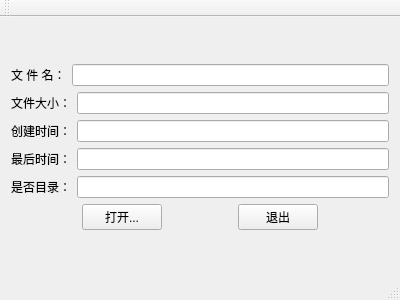
<?xml version="1.0" encoding="UTF-8"?>
<ui version="4.0">
 <class>MainWindow</class>
 <widget class="QMainWindow" name="MainWindow">
  <property name="geometry">
   <rect>
    <x>0</x>
    <y>0</y>
    <width>400</width>
    <height>300</height>
   </rect>
  </property>
  <property name="windowTitle">
   <string>MainWindow</string>
  </property>
  <widget class="QWidget" name="centralWidget">
   <layout class="QVBoxLayout" name="verticalLayout_3">
    <item>
     <layout class="QVBoxLayout" name="verticalLayout_2">
      <item>
       <layout class="QVBoxLayout" name="verticalLayout">
        <item>
         <layout class="QHBoxLayout" name="horizontalLayout">
          <item>
           <widget class="QLabel" name="labelName">
            <property name="text">
             <string>文 件 名：</string>
            </property>
           </widget>
          </item>
          <item>
           <widget class="QLineEdit" name="lineEditName"/>
          </item>
         </layout>
        </item>
        <item>
         <layout class="QHBoxLayout" name="horizontalLayout_2">
          <item>
           <widget class="QLabel" name="labelSize">
            <property name="text">
             <string>文件大小：</string>
            </property>
           </widget>
          </item>
          <item>
           <widget class="QLineEdit" name="lineEditSize"/>
          </item>
         </layout>
        </item>
        <item>
         <layout class="QHBoxLayout" name="horizontalLayout_3">
          <item>
           <widget class="QLabel" name="labelCreate">
            <property name="text">
             <string>创建时间：</string>
            </property>
           </widget>
          </item>
          <item>
           <widget class="QLineEdit" name="lineEditCreate"/>
          </item>
         </layout>
        </item>
        <item>
         <layout class="QHBoxLayout" name="horizontalLayout_4">
          <item>
           <widget class="QLabel" name="labelLast">
            <property name="text">
             <string>最后时间：</string>
            </property>
           </widget>
          </item>
          <item>
           <widget class="QLineEdit" name="lineEditLast"/>
          </item>
         </layout>
        </item>
        <item>
         <layout class="QHBoxLayout" name="horizontalLayout_5">
          <item>
           <widget class="QLabel" name="labelDir">
            <property name="text">
             <string>是否目录：</string>
            </property>
           </widget>
          </item>
          <item>
           <widget class="QLineEdit" name="lineEditDir"/>
          </item>
         </layout>
        </item>
       </layout>
      </item>
      <item>
       <layout class="QHBoxLayout" name="horizontalLayout_6">
        <item>
         <spacer name="horizontalSpacer_2">
          <property name="orientation">
           <enum>Qt::Horizontal</enum>
          </property>
          <property name="sizeHint" stdset="0">
           <size>
            <width>40</width>
            <height>20</height>
           </size>
          </property>
         </spacer>
        </item>
        <item>
         <widget class="QPushButton" name="pushButtonOpen">
          <property name="text">
           <string>打开...</string>
          </property>
         </widget>
        </item>
        <item>
         <spacer name="horizontalSpacer">
          <property name="orientation">
           <enum>Qt::Horizontal</enum>
          </property>
          <property name="sizeHint" stdset="0">
           <size>
            <width>40</width>
            <height>20</height>
           </size>
          </property>
         </spacer>
        </item>
        <item>
         <widget class="QPushButton" name="pushButtonClose">
          <property name="text">
           <string>退出</string>
          </property>
         </widget>
        </item>
        <item>
         <spacer name="horizontalSpacer_3">
          <property name="orientation">
           <enum>Qt::Horizontal</enum>
          </property>
          <property name="sizeHint" stdset="0">
           <size>
            <width>40</width>
            <height>20</height>
           </size>
          </property>
         </spacer>
        </item>
       </layout>
      </item>
     </layout>
    </item>
   </layout>
  </widget>
  <widget class="QMenuBar" name="menuBar">
   <property name="geometry">
    <rect>
     <x>0</x>
     <y>0</y>
     <width>400</width>
     <height>23</height>
    </rect>
   </property>
  </widget>
  <widget class="QToolBar" name="mainToolBar">
   <attribute name="toolBarArea">
    <enum>TopToolBarArea</enum>
   </attribute>
   <attribute name="toolBarBreak">
    <bool>false</bool>
   </attribute>
  </widget>
  <widget class="QStatusBar" name="statusBar"/>
 </widget>
 <layoutdefault spacing="6" margin="11"/>
 <resources/>
 <connections>
  <connection>
   <sender>pushButtonClose</sender>
   <signal>clicked()</signal>
   <receiver>MainWindow</receiver>
   <slot>close()</slot>
   <hints>
    <hint type="sourcelabel">
     <x>279</x>
     <y>232</y>
    </hint>
    <hint type="destinationlabel">
     <x>375</x>
     <y>260</y>
    </hint>
   </hints>
  </connection>
 </connections>
</ui>
